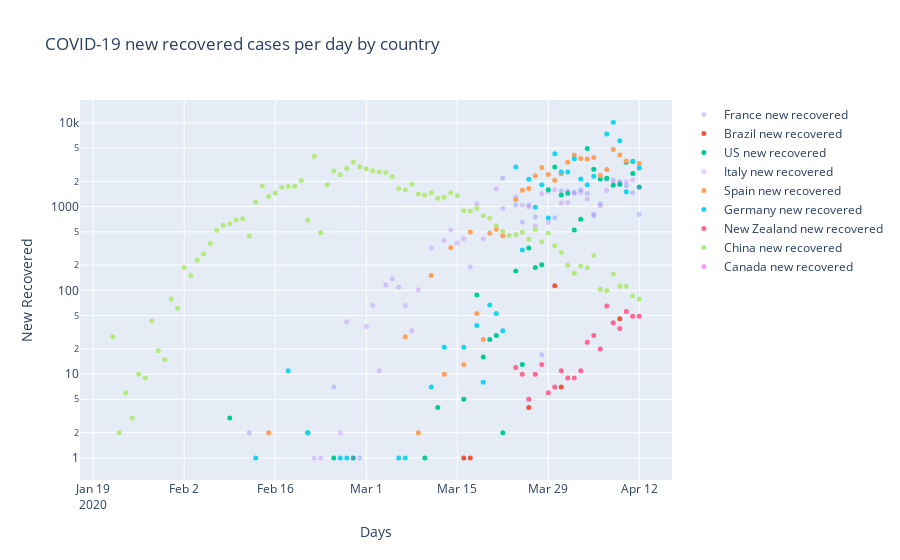

Notebook cell for this chart:
### Code cell
fig = go.Figure(series)
fig.update_layout(title_text='COVID-19 new recovered cases per day by country')
fig.update_xaxes(title_text='Days')
fig.update_yaxes(title_text='New Recovered', type='log')
#py.iplot(fig, file='covid-19.html', auto_open=False)
fig.show()
